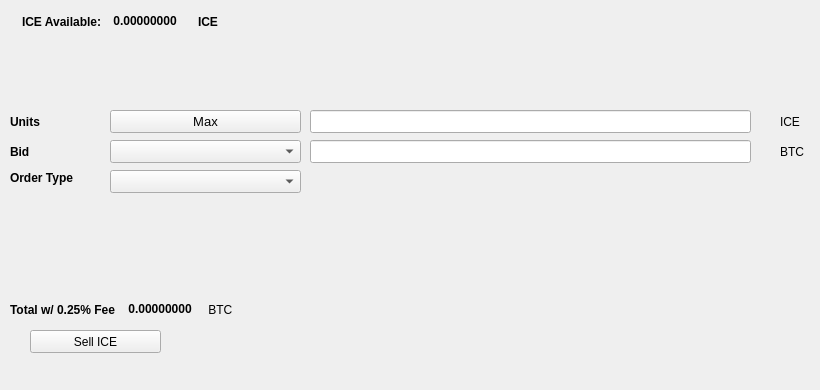
   <widget class="QWidget" name="SellTab">
    <attribute name="title">
     <string>Sell</string>
    </attribute>
    <widget class="QLabel" name="label_16">
     <property name="geometry">
      <rect>
       <x>780</x>
       <y>140</y>
       <width>31</width>
       <height>23</height>
      </rect>
     </property>
     <property name="text">
      <string>BTC</string>
     </property>
    </widget>
    <widget class="QComboBox" name="SellBidcomboBox">
     <property name="geometry">
      <rect>
       <x>110</x>
       <y>140</y>
       <width>191</width>
       <height>23</height>
      </rect>
     </property>
     <property name="font">
      <font>
       <pointsize>10</pointsize>
      </font>
     </property>
    </widget>
    <widget class="QLabel" name="label_18">
     <property name="geometry">
      <rect>
       <x>10</x>
       <y>110</y>
       <width>46</width>
       <height>23</height>
      </rect>
     </property>
     <property name="font">
      <font>
       <weight>75</weight>
       <bold>true</bold>
      </font>
     </property>
     <property name="text">
      <string>Units</string>
     </property>
    </widget>
    <widget class="QPushButton" name="Sell_Max_Amount">
     <property name="geometry">
      <rect>
       <x>110</x>
       <y>110</y>
       <width>191</width>
       <height>23</height>
      </rect>
     </property>
     <property name="font">
      <font>
       <pointsize>10</pointsize>
      </font>
     </property>
     <property name="text">
      <string>Max</string>
     </property>
    </widget>
    <widget class="QLabel" name="label_20">
     <property name="geometry">
      <rect>
       <x>10</x>
       <y>170</y>
       <width>91</width>
       <height>16</height>
      </rect>
     </property>
     <property name="font">
      <font>
       <weight>75</weight>
       <bold>true</bold>
      </font>
     </property>
     <property name="text">
      <string>Order Type</string>
     </property>
    </widget>
    <widget class="QComboBox" name="SellOrdertypeCombo">
     <property name="geometry">
      <rect>
       <x>110</x>
       <y>170</y>
       <width>191</width>
       <height>23</height>
      </rect>
     </property>
     <property name="font">
      <font>
       <pointsize>10</pointsize>
      </font>
     </property>
    </widget>
    <widget class="QLabel" name="label_21">
     <property name="geometry">
      <rect>
       <x>10</x>
       <y>140</y>
       <width>46</width>
       <height>23</height>
      </rect>
     </property>
     <property name="font">
      <font>
       <weight>75</weight>
       <bold>true</bold>
      </font>
     </property>
     <property name="text">
      <string>Bid</string>
     </property>
    </widget>
    <widget class="QLabel" name="label_22">
     <property name="geometry">
      <rect>
       <x>780</x>
       <y>110</y>
       <width>31</width>
       <height>23</height>
      </rect>
     </property>
     <property name="text">
      <string>ICE</string>
     </property>
    </widget>
    <widget class="QLineEdit" name="UnitsInputICE">
     <property name="geometry">
      <rect>
       <x>310</x>
       <y>110</y>
       <width>441</width>
       <height>23</height>
      </rect>
     </property>
     <property name="font">
      <font>
       <pointsize>9</pointsize>
       <weight>75</weight>
       <bold>true</bold>
      </font>
     </property>
    </widget>
    <widget class="QLineEdit" name="SellBidPriceEdit">
     <property name="geometry">
      <rect>
       <x>310</x>
       <y>140</y>
       <width>441</width>
       <height>23</height>
      </rect>
     </property>
     <property name="font">
      <font>
       <pointsize>9</pointsize>
       <weight>75</weight>
       <bold>true</bold>
      </font>
     </property>
    </widget>
    <widget class="QPushButton" name="SellICEBTN">
     <property name="geometry">
      <rect>
       <x>30</x>
       <y>330</y>
       <width>131</width>
       <height>23</height>
      </rect>
     </property>
     <property name="text">
      <string>Sell ICE</string>
     </property>
     <property name="icon">
      <iconset resource="../frozen">
       <normaloff>:/icons/bitcoin</normaloff>:/icons/bitcoin</iconset>
     </property>
    </widget>
    <widget class="QWidget" name="layoutWidget3">
     <property name="geometry">
      <rect>
       <x>22</x>
       <y>12</y>
       <width>258</width>
       <height>19</height>
      </rect>
     </property>
     <layout class="QHBoxLayout" name="horizontalLayout">
      <item>
       <widget class="QLabel" name="label232_2">
        <property name="font">
         <font>
          <weight>75</weight>
          <bold>true</bold>
         </font>
        </property>
        <property name="text">
         <string>ICE Available:</string>
        </property>
       </widget>
      </item>
      <item>
       <widget class="QLabel" name="ICEAvailableLabel">
        <property name="palette">
         <palette>
          <active>
           <colorrole role="WindowText">
            <brush brushstyle="SolidPattern">
             <color alpha="255">
              <red>0</red>
              <green>0</green>
              <blue>0</blue>
             </color>
            </brush>
           </colorrole>
           <colorrole role="Button">
            <brush brushstyle="SolidPattern">
             <color alpha="255">
              <red>0</red>
              <green>170</green>
              <blue>0</blue>
             </color>
            </brush>
           </colorrole>
           <colorrole role="Light">
            <brush brushstyle="SolidPattern">
             <color alpha="255">
              <red>0</red>
              <green>255</green>
              <blue>0</blue>
             </color>
            </brush>
           </colorrole>
           <colorrole role="Midlight">
            <brush brushstyle="SolidPattern">
             <color alpha="255">
              <red>0</red>
              <green>212</green>
              <blue>0</blue>
             </color>
            </brush>
           </colorrole>
           <colorrole role="Dark">
            <brush brushstyle="SolidPattern">
             <color alpha="255">
              <red>0</red>
              <green>85</green>
              <blue>0</blue>
             </color>
            </brush>
           </colorrole>
           <colorrole role="Mid">
            <brush brushstyle="SolidPattern">
             <color alpha="255">
              <red>0</red>
              <green>113</green>
              <blue>0</blue>
             </color>
            </brush>
           </colorrole>
           <colorrole role="Text">
            <brush brushstyle="SolidPattern">
             <color alpha="255">
              <red>0</red>
              <green>170</green>
              <blue>0</blue>
             </color>
            </brush>
           </colorrole>
           <colorrole role="BrightText">
            <brush brushstyle="SolidPattern">
             <color alpha="255">
              <red>255</red>
              <green>255</green>
              <blue>255</blue>
             </color>
            </brush>
           </colorrole>
           <colorrole role="ButtonText">
            <brush brushstyle="SolidPattern">
             <color alpha="255">
              <red>0</red>
              <green>0</green>
              <blue>0</blue>
             </color>
            </brush>
           </colorrole>
           <colorrole role="Base">
            <brush brushstyle="SolidPattern">
             <color alpha="255">
              <red>255</red>
              <green>255</green>
              <blue>255</blue>
             </color>
            </brush>
           </colorrole>
           <colorrole role="Window">
            <brush brushstyle="SolidPattern">
             <color alpha="255">
              <red>0</red>
              <green>170</green>
              <blue>0</blue>
             </color>
            </brush>
           </colorrole>
           <colorrole role="Shadow">
            <brush brushstyle="SolidPattern">
             <color alpha="255">
              <red>0</red>
              <green>0</green>
              <blue>0</blue>
             </color>
            </brush>
           </colorrole>
           <colorrole role="AlternateBase">
            <brush brushstyle="SolidPattern">
             <color alpha="255">
              <red>127</red>
              <green>212</green>
              <blue>127</blue>
             </color>
            </brush>
           </colorrole>
           <colorrole role="ToolTipBase">
            <brush brushstyle="SolidPattern">
             <color alpha="255">
              <red>255</red>
              <green>255</green>
              <blue>220</blue>
             </color>
            </brush>
           </colorrole>
           <colorrole role="ToolTipText">
            <brush brushstyle="SolidPattern">
             <color alpha="255">
              <red>0</red>
              <green>0</green>
              <blue>0</blue>
             </color>
            </brush>
           </colorrole>
          </active>
          <inactive>
           <colorrole role="WindowText">
            <brush brushstyle="SolidPattern">
             <color alpha="255">
              <red>0</red>
              <green>0</green>
              <blue>0</blue>
             </color>
            </brush>
           </colorrole>
           <colorrole role="Button">
            <brush brushstyle="SolidPattern">
             <color alpha="255">
              <red>0</red>
              <green>170</green>
              <blue>0</blue>
             </color>
            </brush>
           </colorrole>
           <colorrole role="Light">
            <brush brushstyle="SolidPattern">
             <color alpha="255">
              <red>0</red>
              <green>255</green>
              <blue>0</blue>
             </color>
            </brush>
           </colorrole>
           <colorrole role="Midlight">
            <brush brushstyle="SolidPattern">
             <color alpha="255">
              <red>0</red>
              <green>212</green>
              <blue>0</blue>
             </color>
            </brush>
           </colorrole>
           <colorrole role="Dark">
            <brush brushstyle="SolidPattern">
             <color alpha="255">
              <red>0</red>
              <green>85</green>
              <blue>0</blue>
             </color>
            </brush>
           </colorrole>
           <colorrole role="Mid">
            <brush brushstyle="SolidPattern">
             <color alpha="255">
              <red>0</red>
              <green>113</green>
              <blue>0</blue>
             </color>
            </brush>
           </colorrole>
           <colorrole role="Text">
            <brush brushstyle="SolidPattern">
             <color alpha="255">
              <red>0</red>
              <green>170</green>
              <blue>0</blue>
             </color>
            </brush>
           </colorrole>
           <colorrole role="BrightText">
            <brush brushstyle="SolidPattern">
             <color alpha="255">
              <red>255</red>
              <green>255</green>
              <blue>255</blue>
             </color>
            </brush>
           </colorrole>
           <colorrole role="ButtonText">
            <brush brushstyle="SolidPattern">
             <color alpha="255">
              <red>0</red>
              <green>0</green>
              <blue>0</blue>
             </color>
            </brush>
           </colorrole>
           <colorrole role="Base">
            <brush brushstyle="SolidPattern">
             <color alpha="255">
              <red>255</red>
              <green>255</green>
              <blue>255</blue>
             </color>
            </brush>
           </colorrole>
           <colorrole role="Window">
            <brush brushstyle="SolidPattern">
             <color alpha="255">
              <red>0</red>
              <green>170</green>
              <blue>0</blue>
             </color>
            </brush>
           </colorrole>
           <colorrole role="Shadow">
            <brush brushstyle="SolidPattern">
             <color alpha="255">
              <red>0</red>
              <green>0</green>
              <blue>0</blue>
             </color>
            </brush>
           </colorrole>
           <colorrole role="AlternateBase">
            <brush brushstyle="SolidPattern">
             <color alpha="255">
              <red>127</red>
              <green>212</green>
              <blue>127</blue>
             </color>
            </brush>
           </colorrole>
           <colorrole role="ToolTipBase">
            <brush brushstyle="SolidPattern">
             <color alpha="255">
              <red>255</red>
              <green>255</green>
              <blue>220</blue>
             </color>
            </brush>
           </colorrole>
           <colorrole role="ToolTipText">
            <brush brushstyle="SolidPattern">
             <color alpha="255">
              <red>0</red>
              <green>0</green>
              <blue>0</blue>
             </color>
            </brush>
           </colorrole>
          </inactive>
          <disabled>
           <colorrole role="WindowText">
            <brush brushstyle="SolidPattern">
             <color alpha="255">
              <red>0</red>
              <green>85</green>
              <blue>0</blue>
             </color>
            </brush>
           </colorrole>
           <colorrole role="Button">
            <brush brushstyle="SolidPattern">
             <color alpha="255">
              <red>0</red>
              <green>170</green>
              <blue>0</blue>
             </color>
            </brush>
           </colorrole>
           <colorrole role="Light">
            <brush brushstyle="SolidPattern">
             <color alpha="255">
              <red>0</red>
              <green>255</green>
              <blue>0</blue>
             </color>
            </brush>
           </colorrole>
           <colorrole role="Midlight">
            <brush brushstyle="SolidPattern">
             <color alpha="255">
              <red>0</red>
              <green>212</green>
              <blue>0</blue>
             </color>
            </brush>
           </colorrole>
           <colorrole role="Dark">
            <brush brushstyle="SolidPattern">
             <color alpha="255">
              <red>0</red>
              <green>85</green>
              <blue>0</blue>
             </color>
            </brush>
           </colorrole>
           <colorrole role="Mid">
            <brush brushstyle="SolidPattern">
             <color alpha="255">
              <red>0</red>
              <green>113</green>
              <blue>0</blue>
             </color>
            </brush>
           </colorrole>
           <colorrole role="Text">
            <brush brushstyle="SolidPattern">
             <color alpha="255">
              <red>0</red>
              <green>85</green>
              <blue>0</blue>
             </color>
            </brush>
           </colorrole>
           <colorrole role="BrightText">
            <brush brushstyle="SolidPattern">
             <color alpha="255">
              <red>255</red>
              <green>255</green>
              <blue>255</blue>
             </color>
            </brush>
           </colorrole>
           <colorrole role="ButtonText">
            <brush brushstyle="SolidPattern">
             <color alpha="255">
              <red>0</red>
              <green>85</green>
              <blue>0</blue>
             </color>
            </brush>
           </colorrole>
           <colorrole role="Base">
            <brush brushstyle="SolidPattern">
             <color alpha="255">
              <red>0</red>
              <green>170</green>
              <blue>0</blue>
             </color>
            </brush>
           </colorrole>
           <colorrole role="Window">
            <brush brushstyle="SolidPattern">
             <color alpha="255">
              <red>0</red>
              <green>170</green>
              <blue>0</blue>
             </color>
            </brush>
           </colorrole>
           <colorrole role="Shadow">
            <brush brushstyle="SolidPattern">
             <color alpha="255">
              <red>0</red>
              <green>0</green>
              <blue>0</blue>
             </color>
            </brush>
           </colorrole>
           <colorrole role="AlternateBase">
            <brush brushstyle="SolidPattern">
             <color alpha="255">
              <red>0</red>
              <green>170</green>
              <blue>0</blue>
             </color>
            </brush>
           </colorrole>
           <colorrole role="ToolTipBase">
            <brush brushstyle="SolidPattern">
             <color alpha="255">
              <red>255</red>
              <green>255</green>
              <blue>220</blue>
             </color>
            </brush>
           </colorrole>
           <colorrole role="ToolTipText">
            <brush brushstyle="SolidPattern">
             <color alpha="255">
              <red>0</red>
              <green>0</green>
              <blue>0</blue>
             </color>
            </brush>
           </colorrole>
          </disabled>
         </palette>
        </property>
        <property name="font">
         <font>
          <weight>75</weight>
          <bold>true</bold>
         </font>
        </property>
        <property name="text">
         <string> 0.00000000 </string>
        </property>
        <property name="textInteractionFlags">
         <set>Qt::LinksAccessibleByMouse|Qt::TextSelectableByKeyboard|Qt::TextSelectableByMouse</set>
        </property>
       </widget>
      </item>
      <item>
       <widget class="QLabel" name="labelICE">
        <property name="font">
         <font>
          <weight>75</weight>
          <bold>true</bold>
         </font>
        </property>
        <property name="text">
         <string>ICE</string>
        </property>
       </widget>
      </item>
     </layout>
    </widget>
    <widget class="QWidget" name="layoutWidget">
     <property name="geometry">
      <rect>
       <x>10</x>
       <y>300</y>
       <width>268</width>
       <height>19</height>
      </rect>
     </property>
     <layout class="QHBoxLayout" name="horizontalLayout_2">
      <item>
       <widget class="QLabel" name="label_19">
        <property name="font">
         <font>
          <weight>75</weight>
          <bold>true</bold>
         </font>
        </property>
        <property name="text">
         <string>Total w/ 0.25% Fee </string>
        </property>
       </widget>
      </item>
      <item>
       <widget class="QLabel" name="SellCostLabel">
        <property name="palette">
         <palette>
          <active>
           <colorrole role="WindowText">
            <brush brushstyle="SolidPattern">
             <color alpha="255">
              <red>0</red>
              <green>0</green>
              <blue>0</blue>
             </color>
            </brush>
           </colorrole>
           <colorrole role="Button">
            <brush brushstyle="SolidPattern">
             <color alpha="255">
              <red>0</red>
              <green>170</green>
              <blue>0</blue>
             </color>
            </brush>
           </colorrole>
           <colorrole role="Light">
            <brush brushstyle="SolidPattern">
             <color alpha="255">
              <red>0</red>
              <green>255</green>
              <blue>0</blue>
             </color>
            </brush>
           </colorrole>
           <colorrole role="Midlight">
            <brush brushstyle="SolidPattern">
             <color alpha="255">
              <red>0</red>
              <green>212</green>
              <blue>0</blue>
             </color>
            </brush>
           </colorrole>
           <colorrole role="Dark">
            <brush brushstyle="SolidPattern">
             <color alpha="255">
              <red>0</red>
              <green>85</green>
              <blue>0</blue>
             </color>
            </brush>
           </colorrole>
           <colorrole role="Mid">
            <brush brushstyle="SolidPattern">
             <color alpha="255">
              <red>0</red>
              <green>113</green>
              <blue>0</blue>
             </color>
            </brush>
           </colorrole>
           <colorrole role="Text">
            <brush brushstyle="SolidPattern">
             <color alpha="255">
              <red>0</red>
              <green>170</green>
              <blue>0</blue>
             </color>
            </brush>
           </colorrole>
           <colorrole role="BrightText">
            <brush brushstyle="SolidPattern">
             <color alpha="255">
              <red>255</red>
              <green>255</green>
              <blue>255</blue>
             </color>
            </brush>
           </colorrole>
           <colorrole role="ButtonText">
            <brush brushstyle="SolidPattern">
             <color alpha="255">
              <red>0</red>
              <green>0</green>
              <blue>0</blue>
             </color>
            </brush>
           </colorrole>
           <colorrole role="Base">
            <brush brushstyle="SolidPattern">
             <color alpha="255">
              <red>255</red>
              <green>255</green>
              <blue>255</blue>
             </color>
            </brush>
           </colorrole>
           <colorrole role="Window">
            <brush brushstyle="SolidPattern">
             <color alpha="255">
              <red>0</red>
              <green>170</green>
              <blue>0</blue>
             </color>
            </brush>
           </colorrole>
           <colorrole role="Shadow">
            <brush brushstyle="SolidPattern">
             <color alpha="255">
              <red>0</red>
              <green>0</green>
              <blue>0</blue>
             </color>
            </brush>
           </colorrole>
           <colorrole role="AlternateBase">
            <brush brushstyle="SolidPattern">
             <color alpha="255">
              <red>127</red>
              <green>212</green>
              <blue>127</blue>
             </color>
            </brush>
           </colorrole>
           <colorrole role="ToolTipBase">
            <brush brushstyle="SolidPattern">
             <color alpha="255">
              <red>255</red>
              <green>255</green>
              <blue>220</blue>
             </color>
            </brush>
           </colorrole>
           <colorrole role="ToolTipText">
            <brush brushstyle="SolidPattern">
             <color alpha="255">
              <red>0</red>
              <green>0</green>
              <blue>0</blue>
             </color>
            </brush>
           </colorrole>
          </active>
          <inactive>
           <colorrole role="WindowText">
            <brush brushstyle="SolidPattern">
             <color alpha="255">
              <red>0</red>
              <green>0</green>
              <blue>0</blue>
             </color>
            </brush>
           </colorrole>
           <colorrole role="Button">
            <brush brushstyle="SolidPattern">
             <color alpha="255">
              <red>0</red>
              <green>170</green>
              <blue>0</blue>
             </color>
            </brush>
           </colorrole>
           <colorrole role="Light">
            <brush brushstyle="SolidPattern">
             <color alpha="255">
              <red>0</red>
              <green>255</green>
              <blue>0</blue>
             </color>
            </brush>
           </colorrole>
           <colorrole role="Midlight">
            <brush brushstyle="SolidPattern">
             <color alpha="255">
              <red>0</red>
              <green>212</green>
              <blue>0</blue>
             </color>
            </brush>
           </colorrole>
           <colorrole role="Dark">
            <brush brushstyle="SolidPattern">
             <color alpha="255">
              <red>0</red>
              <green>85</green>
              <blue>0</blue>
             </color>
            </brush>
           </colorrole>
           <colorrole role="Mid">
            <brush brushstyle="SolidPattern">
             <color alpha="255">
              <red>0</red>
              <green>113</green>
              <blue>0</blue>
             </color>
            </brush>
           </colorrole>
           <colorrole role="Text">
            <brush brushstyle="SolidPattern">
             <color alpha="255">
              <red>0</red>
              <green>170</green>
              <blue>0</blue>
             </color>
            </brush>
           </colorrole>
           <colorrole role="BrightText">
            <brush brushstyle="SolidPattern">
             <color alpha="255">
              <red>255</red>
              <green>255</green>
              <blue>255</blue>
             </color>
            </brush>
           </colorrole>
           <colorrole role="ButtonText">
            <brush brushstyle="SolidPattern">
             <color alpha="255">
              <red>0</red>
              <green>0</green>
              <blue>0</blue>
             </color>
            </brush>
           </colorrole>
           <colorrole role="Base">
            <brush brushstyle="SolidPattern">
             <color alpha="255">
              <red>255</red>
              <green>255</green>
              <blue>255</blue>
             </color>
            </brush>
           </colorrole>
           <colorrole role="Window">
            <brush brushstyle="SolidPattern">
             <color alpha="255">
              <red>0</red>
              <green>170</green>
              <blue>0</blue>
             </color>
            </brush>
           </colorrole>
           <colorrole role="Shadow">
            <brush brushstyle="SolidPattern">
             <color alpha="255">
              <red>0</red>
              <green>0</green>
              <blue>0</blue>
             </color>
            </brush>
           </colorrole>
           <colorrole role="AlternateBase">
            <brush brushstyle="SolidPattern">
             <color alpha="255">
              <red>127</red>
              <green>212</green>
              <blue>127</blue>
             </color>
            </brush>
           </colorrole>
           <colorrole role="ToolTipBase">
            <brush brushstyle="SolidPattern">
             <color alpha="255">
              <red>255</red>
              <green>255</green>
              <blue>220</blue>
             </color>
            </brush>
           </colorrole>
           <colorrole role="ToolTipText">
            <brush brushstyle="SolidPattern">
             <color alpha="255">
              <red>0</red>
              <green>0</green>
              <blue>0</blue>
             </color>
            </brush>
           </colorrole>
          </inactive>
          <disabled>
           <colorrole role="WindowText">
            <brush brushstyle="SolidPattern">
             <color alpha="255">
              <red>0</red>
              <green>85</green>
              <blue>0</blue>
             </color>
            </brush>
           </colorrole>
           <colorrole role="Button">
            <brush brushstyle="SolidPattern">
             <color alpha="255">
              <red>0</red>
              <green>170</green>
              <blue>0</blue>
             </color>
            </brush>
           </colorrole>
           <colorrole role="Light">
            <brush brushstyle="SolidPattern">
             <color alpha="255">
              <red>0</red>
              <green>255</green>
              <blue>0</blue>
             </color>
            </brush>
           </colorrole>
           <colorrole role="Midlight">
            <brush brushstyle="SolidPattern">
             <color alpha="255">
              <red>0</red>
              <green>212</green>
              <blue>0</blue>
             </color>
            </brush>
           </colorrole>
           <colorrole role="Dark">
            <brush brushstyle="SolidPattern">
             <color alpha="255">
              <red>0</red>
              <green>85</green>
              <blue>0</blue>
             </color>
            </brush>
           </colorrole>
           <colorrole role="Mid">
            <brush brushstyle="SolidPattern">
             <color alpha="255">
              <red>0</red>
              <green>113</green>
              <blue>0</blue>
             </color>
            </brush>
           </colorrole>
           <colorrole role="Text">
            <brush brushstyle="SolidPattern">
             <color alpha="255">
              <red>0</red>
              <green>85</green>
              <blue>0</blue>
             </color>
            </brush>
           </colorrole>
           <colorrole role="BrightText">
            <brush brushstyle="SolidPattern">
             <color alpha="255">
              <red>255</red>
              <green>255</green>
              <blue>255</blue>
             </color>
            </brush>
           </colorrole>
           <colorrole role="ButtonText">
            <brush brushstyle="SolidPattern">
             <color alpha="255">
              <red>0</red>
              <green>85</green>
              <blue>0</blue>
             </color>
            </brush>
           </colorrole>
           <colorrole role="Base">
            <brush brushstyle="SolidPattern">
             <color alpha="255">
              <red>0</red>
              <green>170</green>
              <blue>0</blue>
             </color>
            </brush>
           </colorrole>
           <colorrole role="Window">
            <brush brushstyle="SolidPattern">
             <color alpha="255">
              <red>0</red>
              <green>170</green>
              <blue>0</blue>
             </color>
            </brush>
           </colorrole>
           <colorrole role="Shadow">
            <brush brushstyle="SolidPattern">
             <color alpha="255">
              <red>0</red>
              <green>0</green>
              <blue>0</blue>
             </color>
            </brush>
           </colorrole>
           <colorrole role="AlternateBase">
            <brush brushstyle="SolidPattern">
             <color alpha="255">
              <red>0</red>
              <green>170</green>
              <blue>0</blue>
             </color>
            </brush>
           </colorrole>
           <colorrole role="ToolTipBase">
            <brush brushstyle="SolidPattern">
             <color alpha="255">
              <red>255</red>
              <green>255</green>
              <blue>220</blue>
             </color>
            </brush>
           </colorrole>
           <colorrole role="ToolTipText">
            <brush brushstyle="SolidPattern">
             <color alpha="255">
              <red>0</red>
              <green>0</green>
              <blue>0</blue>
             </color>
            </brush>
           </colorrole>
          </disabled>
         </palette>
        </property>
        <property name="font">
         <font>
          <weight>75</weight>
          <bold>true</bold>
         </font>
        </property>
        <property name="autoFillBackground">
         <bool>false</bool>
        </property>
        <property name="text">
         <string> 0.00000000</string>
        </property>
        <property name="textInteractionFlags">
         <set>Qt::LinksAccessibleByMouse|Qt::TextSelectableByMouse</set>
        </property>
       </widget>
      </item>
      <item>
       <widget class="QLabel" name="label_17">
        <property name="font">
         <font>
          <weight>50</weight>
          <bold>false</bold>
         </font>
        </property>
        <property name="text">
         <string> BTC</string>
        </property>
       </widget>
      </item>
     </layout>
    </widget>
    <widget class="QLabel" name="label_23">
     <property name="geometry">
      <rect>
       <x>460</x>
       <y>300</y>
       <width>281</width>
       <height>81</height>
      </rect>
     </property>
     <property name="text">
      <string/>
     </property>
     <property name="pixmap">
      <pixmap>:/images/bittrex</pixmap>
     </property>
    </widget>
   </widget>
